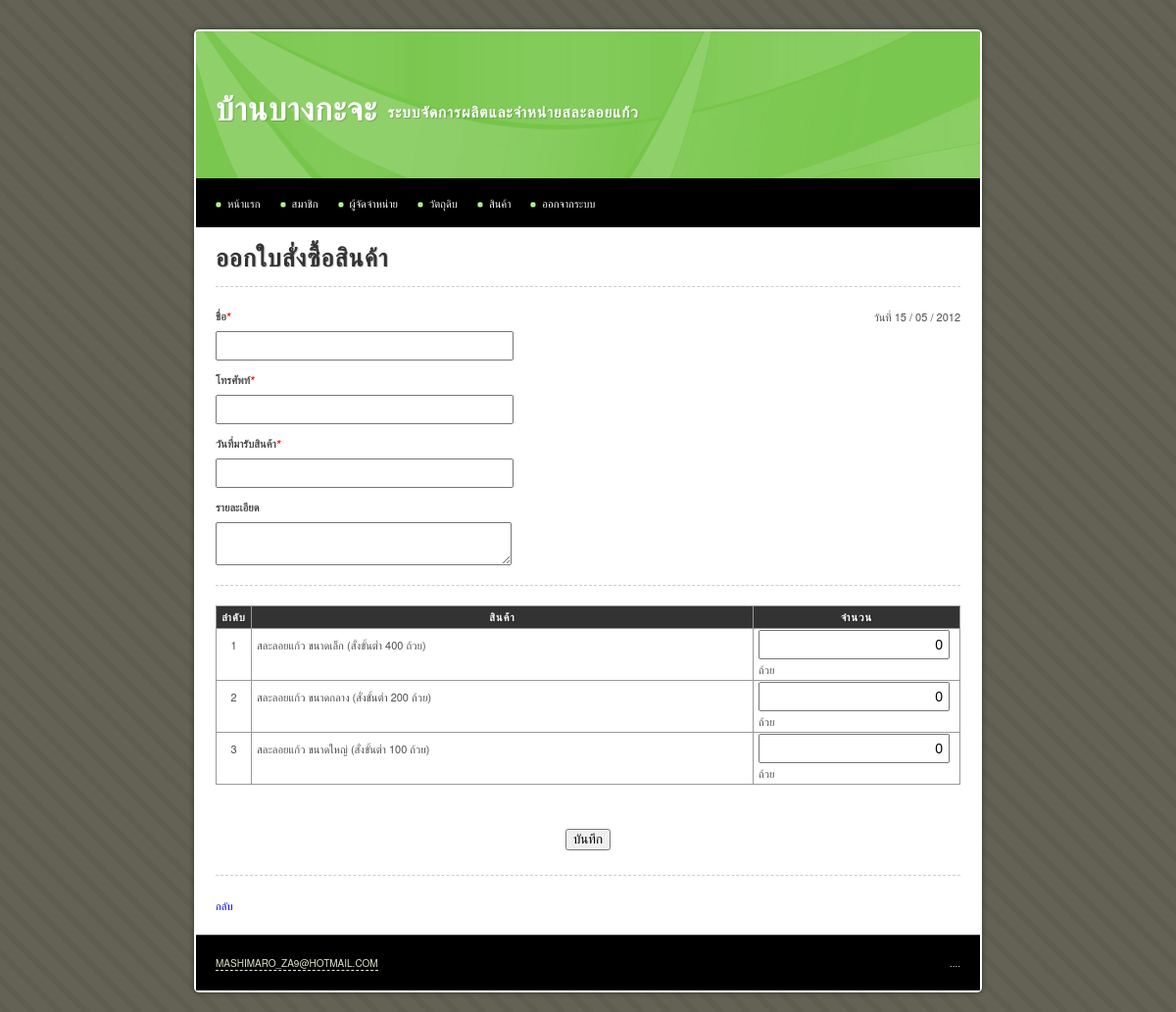
Before: /main/product_order_create.php (signed in) with the older database file.
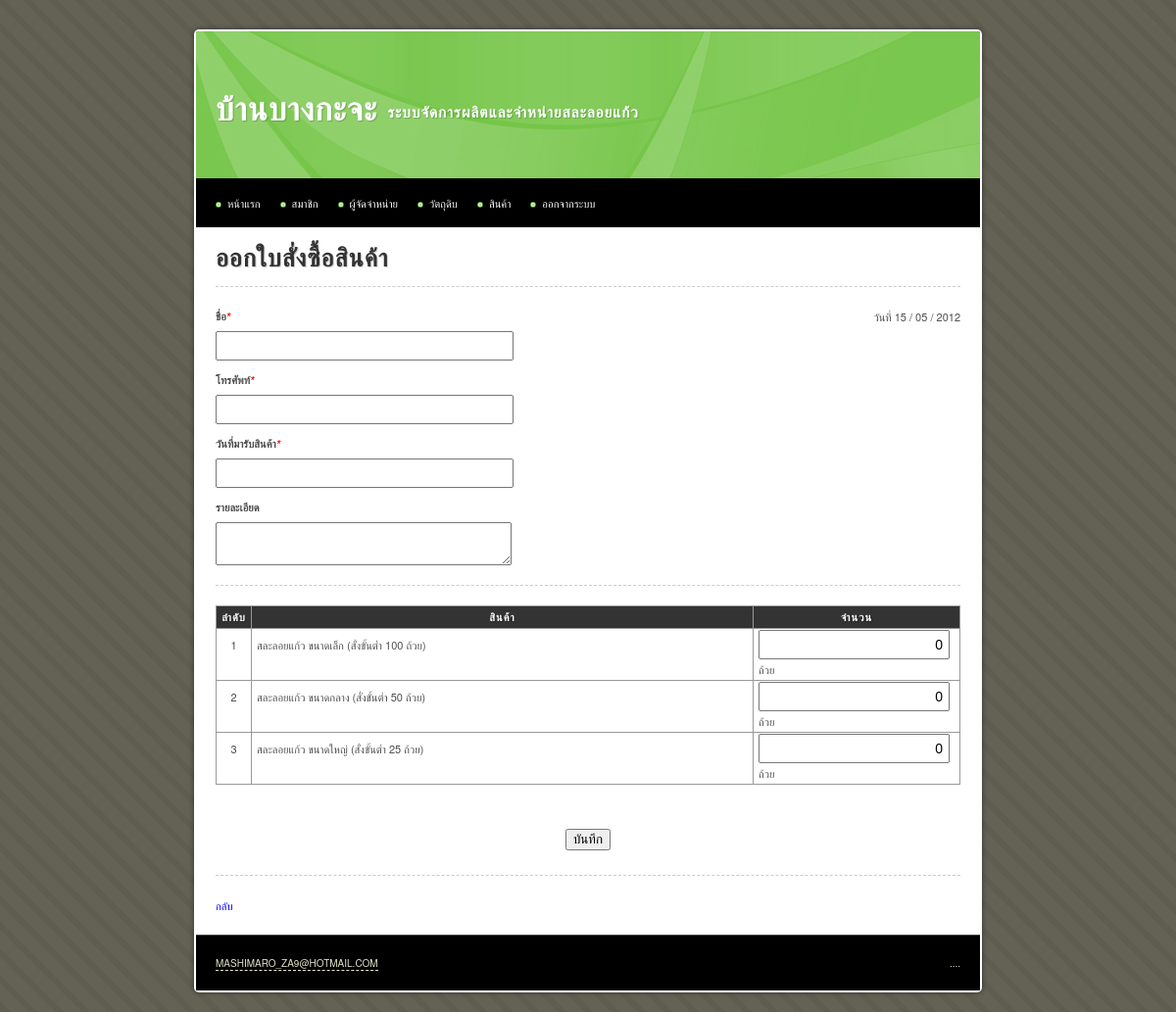
After: the same page with the newer database file.
### tables this page shows
CREATE TABLE IF NOT EXISTS `product` (
  `id` int(10) unsigned NOT NULL AUTO_INCREMENT,
  `name` varchar(255) NOT NULL,
  `description` text,
  `weight` int(10) NOT NULL,
  `unit` varchar(255) NOT NULL,
  `image` varchar(255) DEFAULT NULL,
  `manufacture_min` int(10) unsigned NOT NULL,
  `manufacture_max` int(10) unsigned NOT NULL,
  `stock_max` int(10) unsigned NOT NULL,
  `labour_min` int(10) unsigned NOT NULL,
  `order_min` int(10) unsigned NOT NULL,
  `unit_per_labour` int(10) unsigned NOT NULL,
  `total` int(10) unsigned NOT NULL DEFAULT '0',
  `price_retail` int(10) unsigned NOT NULL,
  `price_wholesale` int(10) unsigned NOT NULL,
  `date_create` datetime NOT NULL,
  `date_update` timestamp NOT NULL DEFAULT CURRENT_TIMESTAMP ON UPDATE CURRENT_TIMESTAMP,
  PRIMARY KEY (`id`)
);

### main/product_order_create.php (the view, shortened to what this page needs)
<!DOCTYPE html PUBLIC "-//W3C//DTD XHTML 1.0 Transitional//EN" "http://www.w3.org/TR/xhtml1/DTD/xhtml1-transitional.dtd">
<html xmlns="http://www.w3.org/1999/xhtml">
<head>
<link rel="stylesheet" type="text/css" href="../iic_tools/css/jquery.validate.css" />
<?php include("inc.css.php"); ?>
</head>
<body>
<div id="container">
	<?php include("inc.header.php"); ?>
	<div id="content">
		<h1>ออกใบสั่งซื้อสินค้า</h1>
		<hr>
		<div class="float_r">วันที่ <?php echo date('d / m / Y'); ?></div>
		<form method="post" enctype="application/x-www-form-urlencoded">
			<label for="orderer">ชื่อ<i>*</i></label>
			<input id="orderer" name="orderer" type="text" class="required" />
			<label for="tel">โทรศัพท์<i>*</i></label>
			<input id="tel" name="tel" type="text" class="required integer" maxlength="10" />
			<label for="date_receive">วันที่มารับสินค้า<i>*</i></label>
			<input id="date_receive" name="date_receive" class="datepicker required" type="text" readonly="readonly" />
			<label for="description">รายละเอียด</label>
			<textarea name="description"></textarea>
			<hr />
			<table>
				<tr>
					<th width="25">ลำดับ</th>
					<th>สินค้า</th>
					<th>จำนวน</th>
				</tr>
				<?php
				$sql = 'SELECT * FROM product';
				$query = mysql_query($sql);
				$loop = 1;
				while($data = mysql_fetch_assoc($query)):
				?>
				<tr>
					<td align="center"><?php echo $loop; ?></td>
					<td><?php echo $data['name']; ?> (สั่งขั้นต่ำ <?php echo $data['order_min']; ?> <?php echo $data['unit']; ?>)</td>
					<td width="200"><span></span><input type="text" name="quantity[<?php echo $data['id']; ?>]" class="right"  value="0" accept="0|<?php echo $data['order_min']; ?>" /> <?php echo $data['unit']; ?></td>
				</tr>
				<?php
				$loop++;
				endwhile;
				?>
			</table>
			<p class="center">
				<input id="submit" name="submit" type="submit" value="บันทึก" />
			</p>
		</form>
		<hr style="margin-top:25px" />
		<a href="product_order.php">กลับ</a>
	</div>
	<?php include("inc.footer.php"); ?>
</div>
</body>
</html>

Changed rows visible on the page:
changed product "สละลอยแก้ว ขนาดเล็ก": order_min "400" → "100"
changed product "สละลอยแก้ว ขนาดกลาง": order_min "200" → "50"
changed product "สละลอยแก้ว ขนาดใหญ่": order_min "100" → "25"
